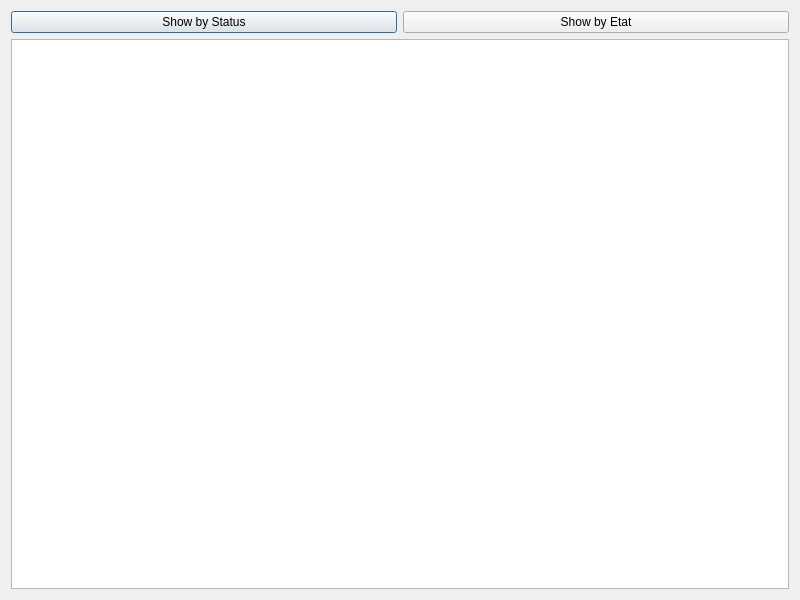
<?xml version="1.0" encoding="UTF-8"?>
<ui version="4.0">
 <class>StatisticsDialog</class>
 <widget class="QDialog" name="StatisticsDialog">
  <property name="geometry">
   <rect>
    <x>0</x>
    <y>0</y>
    <width>800</width>
    <height>600</height>
   </rect>
  </property>
  <layout class="QVBoxLayout" name="verticalLayout">
   <item>
    <layout class="QHBoxLayout" name="horizontalLayout">
     <item>
      <widget class="QPushButton" name="statusButton">
       <property name="text">
        <string>Show by Status</string>
       </property>
      </widget>
     </item>
     <item>
      <widget class="QPushButton" name="etatButton">
       <property name="text">
        <string>Show by Etat</string>
       </property>
      </widget>
     </item>
    </layout>
   </item>
   <item>
    <widget class="QChartView" name="chartView">
     <property name="sizePolicy">
      <sizepolicy hsizetype="Expanding" vsizetype="Expanding">
       <horstretch>0</horstretch>
       <verstretch>0</verstretch>
      </sizepolicy>
     </property>
    </widget>
   </item>
  </layout>
 </widget>
 <customwidgets>
  <customwidget>
   <class>QChartView</class>
   <extends>QGraphicsView</extends>
   <header>QtCharts/QChartView</header>
  </customwidget>
 </customwidgets>
 <resources/>
 <connections/>
</ui>
